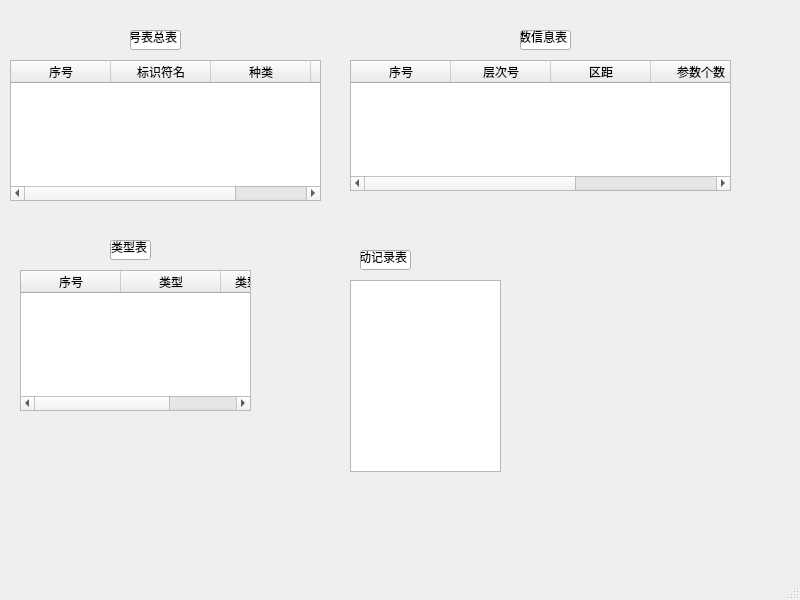
<?xml version="1.0" encoding="UTF-8"?>
<ui version="4.0">
 <class>MainWindow</class>
 <widget class="QMainWindow" name="MainWindow">
  <property name="geometry">
   <rect>
    <x>0</x>
    <y>0</y>
    <width>800</width>
    <height>600</height>
   </rect>
  </property>
  <property name="windowTitle">
   <string>MainWindow</string>
  </property>
  <widget class="QWidget" name="centralwidget">
   <widget class="QTableWidget" name="SYNBL">
    <property name="geometry">
     <rect>
      <x>10</x>
      <y>60</y>
      <width>311</width>
      <height>141</height>
     </rect>
    </property>
    <column>
     <property name="text">
      <string>序号</string>
     </property>
    </column>
    <column>
     <property name="text">
      <string>标识符名</string>
     </property>
    </column>
    <column>
     <property name="text">
      <string>种类</string>
     </property>
    </column>
    <column>
     <property name="text">
      <string>地址指针</string>
     </property>
    </column>
   </widget>
   <widget class="QLineEdit" name="lineEdit">
    <property name="geometry">
     <rect>
      <x>130</x>
      <y>30</y>
      <width>51</width>
      <height>20</height>
     </rect>
    </property>
    <property name="text">
     <string>符号表总表</string>
    </property>
   </widget>
   <widget class="QLineEdit" name="lineEdit_2">
    <property name="geometry">
     <rect>
      <x>110</x>
      <y>240</y>
      <width>41</width>
      <height>20</height>
     </rect>
    </property>
    <property name="text">
     <string>类型表</string>
    </property>
   </widget>
   <widget class="QLineEdit" name="lineEdit_3">
    <property name="geometry">
     <rect>
      <x>520</x>
      <y>30</y>
      <width>51</width>
      <height>20</height>
     </rect>
    </property>
    <property name="text">
     <string>函数信息表</string>
    </property>
   </widget>
   <widget class="QLineEdit" name="lineEdit_4">
    <property name="geometry">
     <rect>
      <x>360</x>
      <y>250</y>
      <width>51</width>
      <height>20</height>
     </rect>
    </property>
    <property name="text">
     <string>活动记录表</string>
    </property>
   </widget>
   <widget class="QTableWidget" name="TAPEL">
    <property name="geometry">
     <rect>
      <x>20</x>
      <y>270</y>
      <width>231</width>
      <height>141</height>
     </rect>
    </property>
    <column>
     <property name="text">
      <string>序号</string>
     </property>
    </column>
    <column>
     <property name="text">
      <string>类型</string>
     </property>
    </column>
    <column>
     <property name="text">
      <string>类型信息指针</string>
     </property>
    </column>
   </widget>
   <widget class="QTableWidget" name="PFINFL">
    <property name="geometry">
     <rect>
      <x>350</x>
      <y>60</y>
      <width>381</width>
      <height>131</height>
     </rect>
    </property>
    <column>
     <property name="text">
      <string>序号</string>
     </property>
    </column>
    <column>
     <property name="text">
      <string>层次号</string>
     </property>
    </column>
    <column>
     <property name="text">
      <string>区距</string>
     </property>
    </column>
    <column>
     <property name="text">
      <string>参数个数</string>
     </property>
    </column>
    <column>
     <property name="text">
      <string>参数表指针</string>
     </property>
    </column>
   </widget>
   <widget class="QTableWidget" name="VALL">
    <property name="geometry">
     <rect>
      <x>350</x>
      <y>280</y>
      <width>151</width>
      <height>192</height>
     </rect>
    </property>
   </widget>
  </widget>
  <widget class="QMenuBar" name="menubar">
   <property name="geometry">
    <rect>
     <x>0</x>
     <y>0</y>
     <width>800</width>
     <height>18</height>
    </rect>
   </property>
  </widget>
  <widget class="QStatusBar" name="statusbar"/>
 </widget>
 <resources/>
 <connections/>
</ui>
